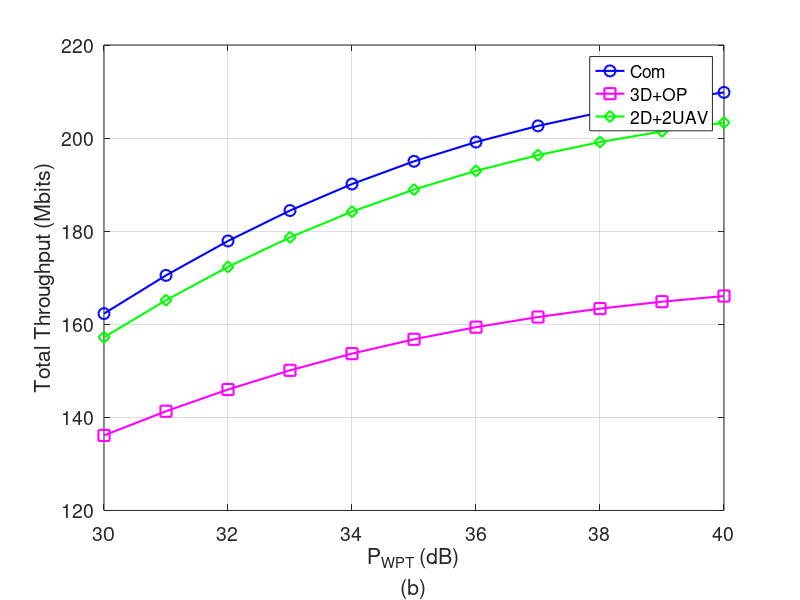

The MATLAB script that drew this image:
% x = [40 41 42 43 44 45 46 47 48 49 50];
% x = [40 41 42 43 44 45];
% x = [40 50 60 70 80 90 100];
% x = [40 42 44 46 48 50 52 54 56 58 60];
x = [30 31 32 33 34 35 36 37 38 39 40];
% y1 = [202.674876 204.256078 205.536832 206.570304 207.401664 208.068766 208.60298 209.030076 209.371096 209.643098 209.859874];
% y2 = [166.069568 167.059012 167.859956 168.505927 169.025350 169.442004 169.775566 170.042188 170.255033 170.424776 170.560037];
% y3 = [196.212658 197.751258 198.997402 200.003052 200.812234 201.461756 201.982078 202.398218 202.73059 202.995768 203.207148];
% y1 = [202.674876 204.256078 205.536832 206.570304 207.401664 208.068766];
% y2 = [166.069568 167.059012 167.859956 168.505927 169.025350 169.442004];
% y3 = [196.212658 196.212658 196.212658 196.212658 196.212658 196.212658];
% y1 = [202.674876 209.859874 210.6183 210.694568 210.7022 210.702962 210.703038];
% y2 = [166.069568 170.560037 171.033167 171.080736 171.085496 171.085972 171.086019];
% y3 = [196.212658 203.207148 203.947086 204.02153 204.028978 204.029724 204.029798];
% y1 = [202.674876 205.536832 207.401664 208.60298 209.371096 209.859874 210.16993 210.36623 210.490352 210.568776 210.6183];
% y2 = [166.069568 167.859956 169.025350 169.775566 170.255033 170.560037 170.753481 170.875937 170.953361 171.002277 171.033167];
% y3 = [196.212658 198.997402 200.812234 201.982078 202.73059 203.207148 203.509576 203.701094 203.822216 203.898752 203.947086];
y1 = [162.29421 170.505932 177.89748 184.435364 190.127048 195.011986 199.152184 202.62295 205.505268 207.879788 209.822908];
y2 = [136.123553 141.313718 145.982936 150.109153 153.697214 156.772877 159.376344 161.556226 163.364507 164.852760 166.069568];
y3 = [157.19808 165.16124 172.331702 178.67647 184.202744 188.947146 192.968004 196.339404 199.13878 201.444788 203.333362];
figure(1)
hold on
plot(x, y1,'bo-','MarkerSize',8,'LineWidth',1.5);
hold on
plot(x, y2,'ms-','MarkerSize',8,'LineWidth',1.5);
hold on
plot(x, y3,'gd-','MarkerSize',8,'LineWidth',1.5);

% xlabel('P_{WPT} (dB)');
xlabel({'P_{WPT} (dB)', '(b)'});
ylabel('Total Throughput (Mbits)');
% ylabel('Tổng thông lượng (Mbits)');
legend('Com','3D+OP','2D+2UAV')
grid on
box on
set(gca,'FontSize',14)